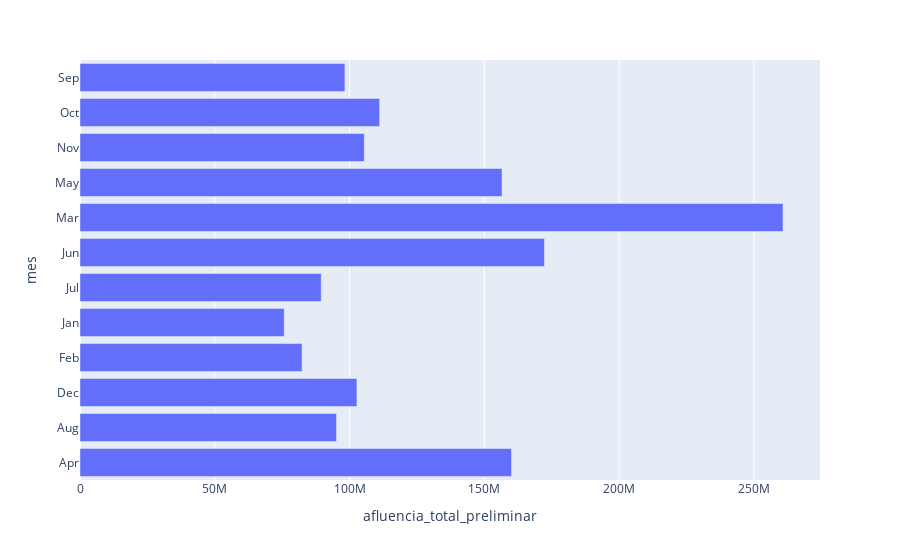

The notebook cell this image was saved under:
### Markdown cell above
#### Realiza una gráfica de muestre la tendencia mensual de afluencia total de todos los organismos
¿Cuál es el mes con mayor afluencia total?

### Code cell
# data.columns
# data[['dia','afluencia_total_preliminar']].groupby('dia').sum().reset_index()
# data['fecha'].dt.year
# data['fecha'].dt.month
# data['fecha'].dt.day

data['mes'] = data['fecha'].dt.month
# data['fecha'].dt.strftime('%b')
data['mes'] = data['fecha'].dt.strftime('%b')
# data
month_org = data[['mes','afluencia_total_preliminar']].groupby('mes').sum().reset_index()
# month_org
px.bar(data_frame=month_org, y='mes',x='afluencia_total_preliminar', orientation='h')

# El mes de marzo tiene la mayor afluencia

### Figure 1 — Plotly figure (JSON) as saved in the notebook; plotly's stock layout.template omitted (floating-point values rounded to 4 significant figures)
{"data": [{"alignmentgroup": "True", "hovertemplate": "afluencia_total_preliminar=%{x}<br>mes=%{y}<extra></extra>", "legendgroup": "", "marker": {"color": "#636efa", "pattern": {"shape": ""}}, "name": "", "offsetgroup": "", "orientation": "h", "showlegend": false, "textposition": "auto", "type": "bar", "x": [160065267, 95142622, 102722734, 82380862, 75747927, 89475071, 172273460, 260763408, 156540122, 105464004, 111141577, 98258699], "xaxis": "x", "y": ["Apr", "Aug", "Dec", "Feb", "Jan", "Jul", "Jun", "Mar", "May", "Nov", "Oct", "Sep"], "yaxis": "y"}], "layout": {"barmode": "relative", "legend": {"tracegroupgap": 0}, "margin": {"t": 60}, "xaxis": {"anchor": "y", "domain": [0, 1], "title": {"text": "afluencia_total_preliminar"}}, "yaxis": {"anchor": "x", "domain": [0, 1], "title": {"text": "mes"}}}}
